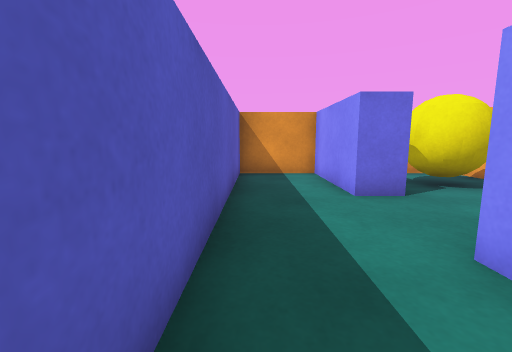
view 1 (above)

22 first-person views from a walk through a Unity game level. The camera is 0.55 m above the floor, tilts 8° down and sees 90° across. The floor is counted in squares, 0.5 m on a side. Each view is taken from the middle of a square. On the plan, view 1 faces up. The plan holds only what a view shows up to about 11 squares ahead; the rest is blank.

view 2
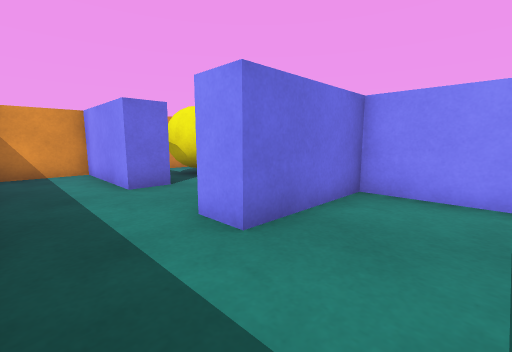

view 3
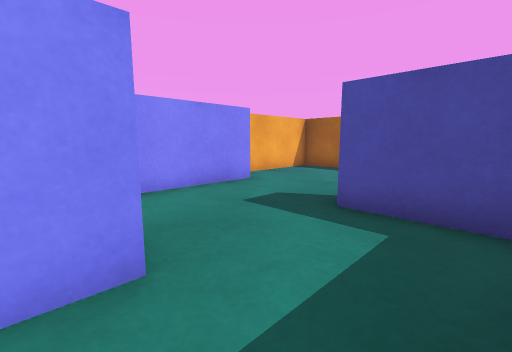

view 4
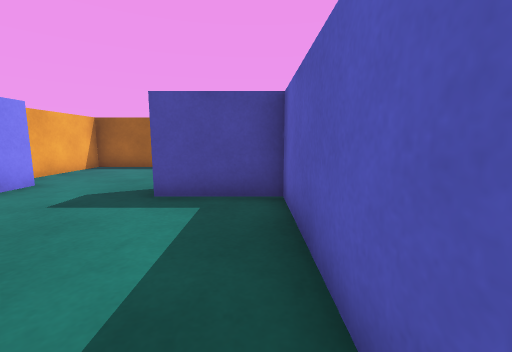

view 5
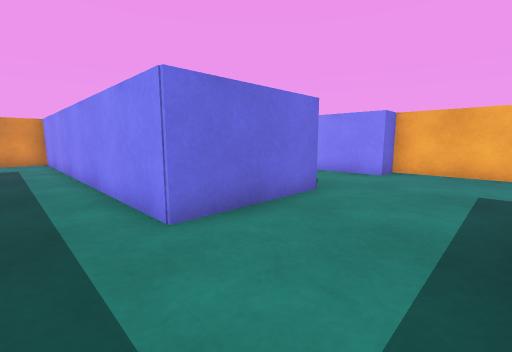

view 6
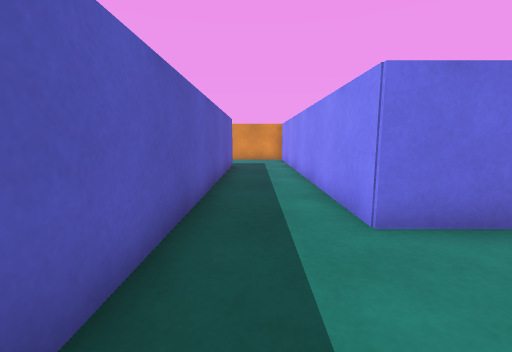

view 7
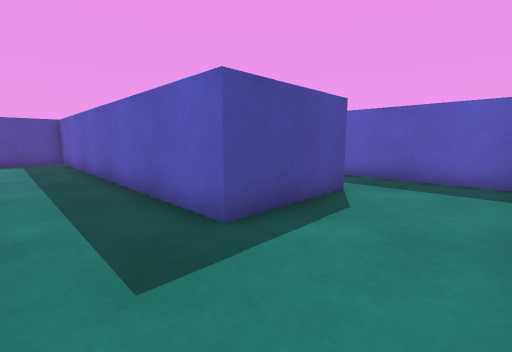

view 8
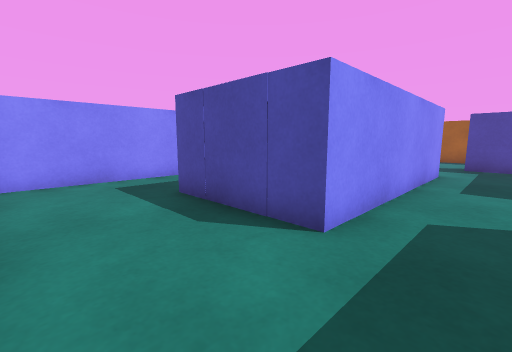

view 9
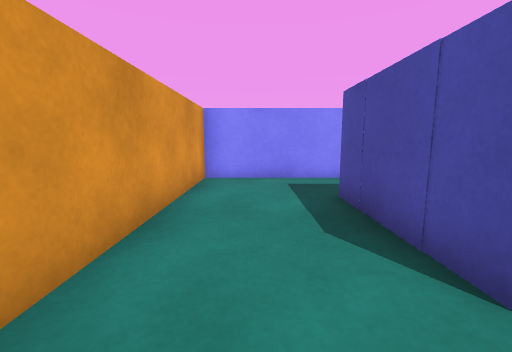

view 10
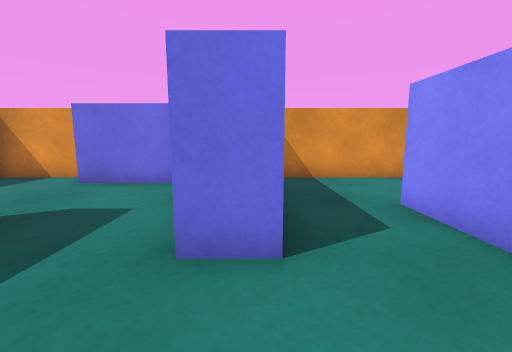

view 11
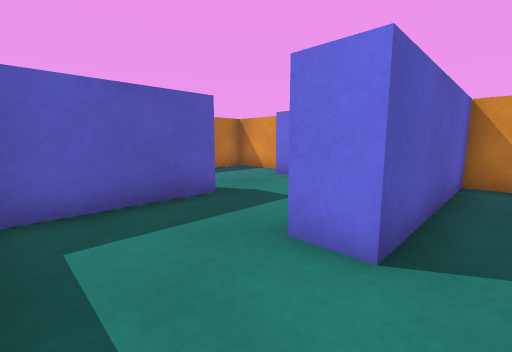

view 12
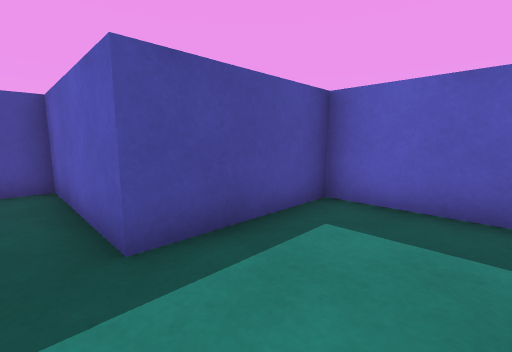

view 13
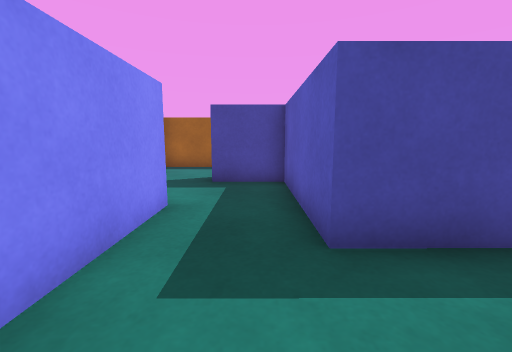

view 14
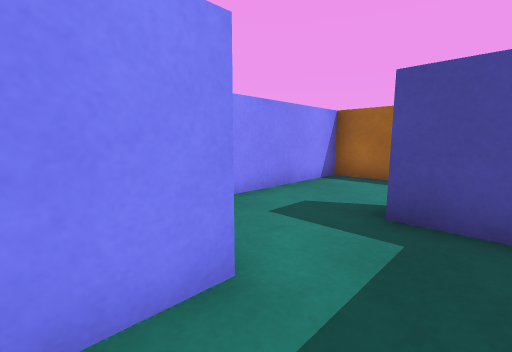

view 15
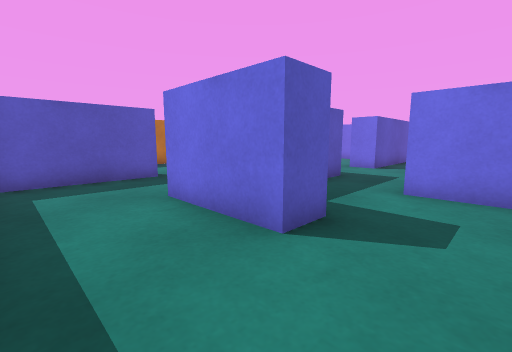

view 16
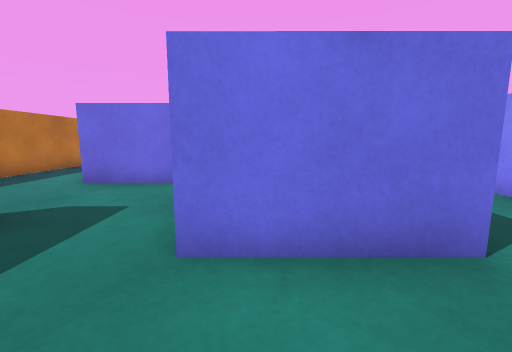

view 17
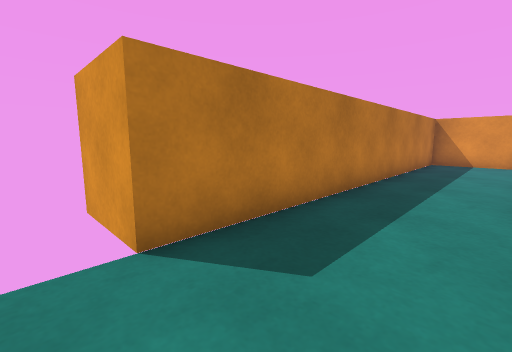

view 18
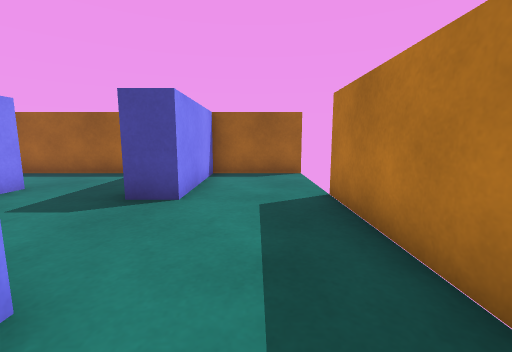

view 19
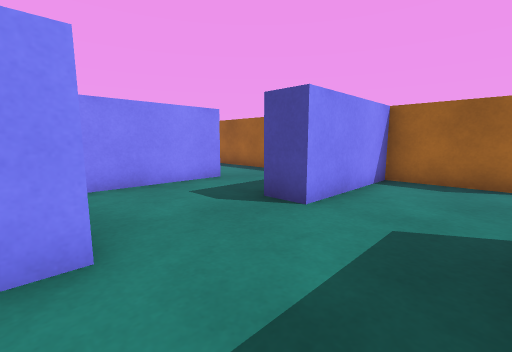

view 20
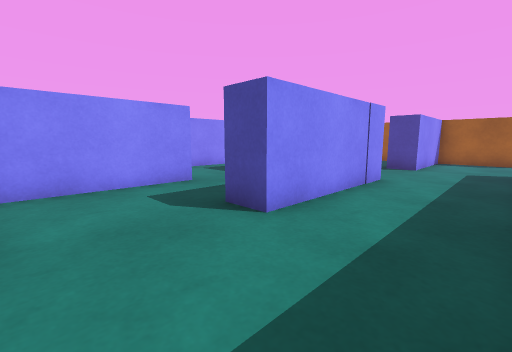

view 21
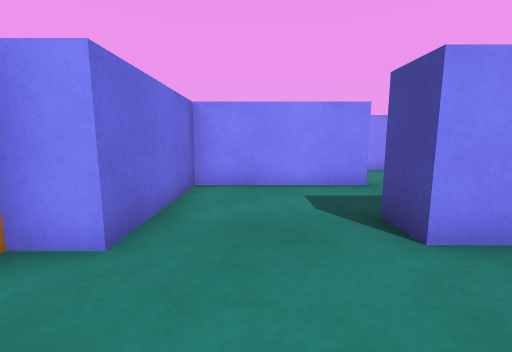

view 22
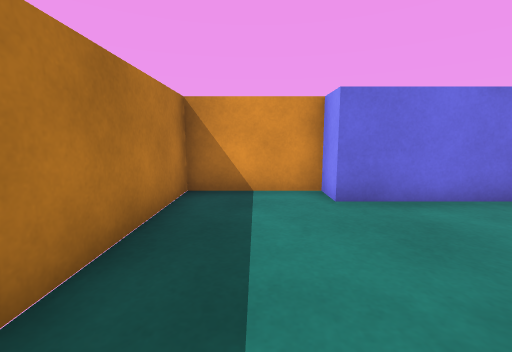

### Floor plan
Points are (right, up) in squares from view 1. A wall is a line through its corners. A room is listed if a view was taken in it or the views show most of it. See-through windows are left out.
Room 1 (views 1, 2)
walls: (-0.5, 0.6) (-0.5, -1.9) (2, -1.9)
ways out: opening at (0.5, 1.5) to room 2; opening at (2, -0.5) to room 3
Room 2 (views 3, 4)
walls: (2, 5) (2, 8.5) (-0.5, 8.5) (-0.5, 0.6); (2, 1.2) (2, 2.2)
ways out: opening at (0.5, 1.5) to room 1; opening at (2.5, 3.5)
Room 3 (views 5, 6, 7, 8, 9)
walls: (2.1, -2.9) (-1.5, -2.9) (-1.5, 8.5) (-9.8, 8.5) (-9.8, 3.3); (-5.1, 5.3) (-4, 5.3) (-4, -5.8); (-3.4, -6.4) (-2, -6.4); (-7.5, 3.6) (-7.5, 5.3) (-6.5, 5.3); (4.2, -7.5) (6.5, -7.5) (6.5, -3.2) (5.4, -3.2) (5.4, 1.2) (2, 1.2)
ways out: opening at (2, -0.5) to room 1; opening at (-8.5, 4.5) to room 4
objects: other object (-6, -1) to (-6, 0); other object (-6, 4) to (-6, 5)
Room 4 (views 10, 11, 12, 13)
walls: (-9.8, 3.3) (-10.8, 3.3) (-10.8, 4.5); (-13.4, 4.2) (-13.4, 0.5) (-9.8, 0.5); (-7.5, 0.5) (-7.5, 3.6)
ways out: opening at (-8.5, 4.5) to room 3; opening at (-8.5, -0.5) to room 5; opening at (-12.5, 4) to room 6
Room 5 (views 14, 15, 16)
walls: (-9.8, -4.7) (-10.8, -4.7); (-11.6, -7.5) (-5, -7.5) (-5, -1.8); (-7.5, -1) (-7.5, 0.5); (-13.4, -3.7) (-13.4, -7.1); (-9.8, 0.5) (-9.8, -3.8)
ways out: opening at (-8.5, -0.5) to room 4; opening at (-12.5, -5) to room 6
objects: other object (-9, -5) to (-8, -4)
Room 6 (views 17, 18, 19, 20, 21, 22)
walls: (-12.1, -0.5) (-14.4, -0.5) (-14.4, 4.2) (-13.4, 4.2); (-10.8, 4.5) (-10.8, 7.5) (-14.4, 7.5) (-14.4, 8.5) (-17.5, 8.5) (-17.5, -4.1); (-10.8, -4.7) (-10.8, -1.1); (-17.6, -7.5) (-14.4, -7.5) (-14.4, -3.7) (-13.4, -3.7)
ways out: opening at (-12.5, 4) to room 4; opening at (-12.5, -5) to room 5

Positions as (right, up) in squares from view 1, and headings:
1: (0, 0), facing up
2: (0, -1), facing up-right
3: (0, 2), facing down-right
4: (0, 3), facing down
5: (-3, -6), facing up-right
6: (-3, -6), facing up
7: (-2, 8), facing down-left
8: (-9, 8), facing down-right
9: (-9, 7), facing right
10: (-10, 1), facing up
11: (-9, 1), facing up-left
12: (-9, 3), facing down-left
13: (-9, 3), facing down
14: (-9, 0), facing down-right
15: (-6, -7), facing up-left
16: (-10, -7), facing up
17: (-15, -5), facing up-left
18: (-16, 1), facing down
19: (-17, 0), facing down-right
20: (-17, 7), facing down-right
21: (-17, 6), facing right
22: (-16, 3), facing up
